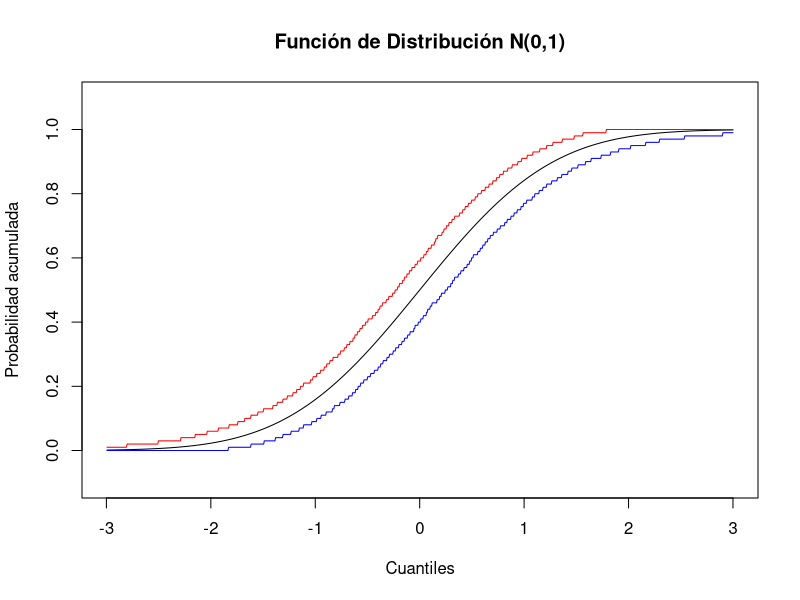
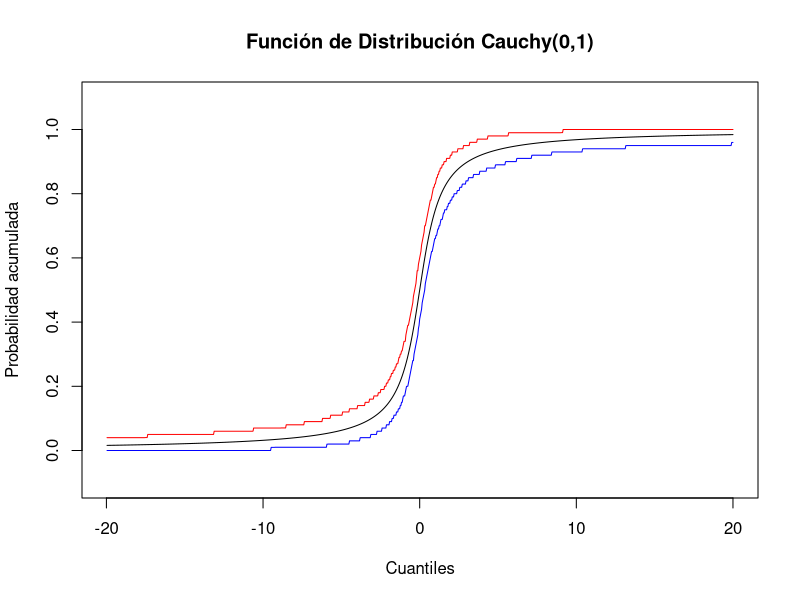

These figures' R source, in order:
Fhats = sapply(1:1000, function(i){
  set.seed(i)
  X = rnorm(100) 
  return(ecdf(X))
})

puntos = 3*(1:1000-500)/500


Bandas = sapply(puntos, function(p){
  quantile(x = sapply(Fhats, function(cds){cds(p)}), probs = c(0.025,0.975))
})

Bandas = t(Bandas)

plot(pnorm(puntos) ~ puntos, type = "l", ylim = c(-0.1,1.1),
     main = "Función de Distribución N(0,1)",
     xlab = "Cuantiles", ylab = "Probabilidad acumulada")

points(Bandas[,1] ~ puntos, type = "l", col = "blue")
points(Bandas[,2] ~ puntos, type = "l", col = "red")


################################################################################


Fhats = sapply(1:1000, function(i){
  set.seed(i)
  X = rcauchy(100)
  return(ecdf(X))
})

puntos = 20*(1:1000-500)/500


Bandas = sapply(puntos, function(p){
  quantile(x = sapply(Fhats, function(cds){cds(p)}), probs = c(0.025,0.975))
})

Bandas = t(Bandas)

plot(pcauchy(puntos) ~ puntos, type = "l", ylim = c(-0.1,1.1),
     main = "Función de Distribución Cauchy(0,1)",
     xlab = "Cuantiles", ylab = "Probabilidad acumulada")

points(Bandas[,1] ~ puntos, type = "l", col = "blue")
points(Bandas[,2] ~ puntos, type = "l", col = "red")


